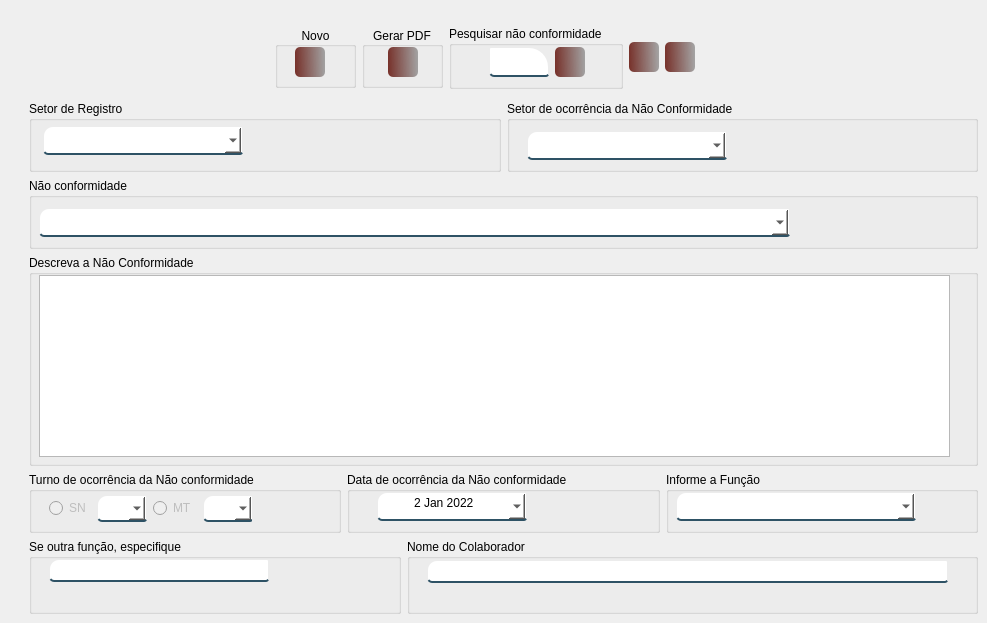
     <widget class="QWidget" name="page_9">
      <widget class="QWidget" name="">
       <property name="geometry">
        <rect>
         <x>29</x>
         <y>101</y>
         <width>949</width>
         <height>513</height>
        </rect>
       </property>
       <layout class="QVBoxLayout" name="verticalLayout_33">
        <item>
         <layout class="QVBoxLayout" name="verticalLayout_32">
          <item>
           <layout class="QVBoxLayout" name="verticalLayout_31">
            <item>
             <layout class="QHBoxLayout" name="horizontalLayout_33">
              <item>
               <widget class="QGroupBox" name="groupBox_62">
                <property name="minimumSize">
                 <size>
                  <width>231</width>
                  <height>71</height>
                 </size>
                </property>
                <property name="title">
                 <string>Setor de Registro</string>
                </property>
                <widget class="QComboBox" name="cb_setor_1">
                 <property name="enabled">
                  <bool>false</bool>
                 </property>
                 <property name="geometry">
                  <rect>
                   <x>14</x>
                   <y>25</y>
                   <width>200</width>
                   <height>29</height>
                  </rect>
                 </property>
                 <property name="minimumSize">
                  <size>
                   <width>200</width>
                   <height>23</height>
                  </size>
                 </property>
                 <property name="maximumSize">
                  <size>
                   <width>200</width>
                   <height>16777215</height>
                  </size>
                 </property>
                 <property name="styleSheet">
                  <string notr="true">background-color: rgb(255, 255, 255);
border:2px solid rgba(0,0,0,0);
border-bottom-color:rgba(46,82,101,255);
color:rgb(0,0,0);
padding-bottom:7px;
border-top-left-radius : 10px;
border-top-right-radius : 2px;
border-bottom-left-radius:5px;
border-bottom-right-radius : 3px;
</string>
                 </property>
                 <item>
                  <property name="text">
                   <string/>
                  </property>
                 </item>
                </widget>
               </widget>
              </item>
              <item>
               <widget class="QGroupBox" name="groupBox_63">
                <property name="minimumSize">
                 <size>
                  <width>231</width>
                  <height>71</height>
                 </size>
                </property>
                <property name="title">
                 <string>Setor de ocorrência da Não Conformidade</string>
                </property>
                <widget class="QComboBox" name="cb_setor_2">
                 <property name="enabled">
                  <bool>false</bool>
                 </property>
                 <property name="geometry">
                  <rect>
                   <x>20</x>
                   <y>30</y>
                   <width>200</width>
                   <height>29</height>
                  </rect>
                 </property>
                 <property name="minimumSize">
                  <size>
                   <width>200</width>
                   <height>23</height>
                  </size>
                 </property>
                 <property name="maximumSize">
                  <size>
                   <width>200</width>
                   <height>16777215</height>
                  </size>
                 </property>
                 <property name="styleSheet">
                  <string notr="true">background-color: rgb(255, 255, 255);
border:2px solid rgba(0,0,0,0);
border-bottom-color:rgba(46,82,101,255);
color:rgb(0,0,0);
padding-bottom:7px;
border-top-left-radius : 10px;
border-top-right-radius : 2px;
border-bottom-left-radius:5px;
border-bottom-right-radius : 3px;
</string>
                 </property>
                 <item>
                  <property name="text">
                   <string/>
                  </property>
                 </item>
                </widget>
               </widget>
              </item>
             </layout>
            </item>
            <item>
             <layout class="QVBoxLayout" name="verticalLayout_30">
              <item>
               <widget class="QGroupBox" name="groupBox_64">
                <property name="minimumSize">
                 <size>
                  <width>771</width>
                  <height>71</height>
                 </size>
                </property>
                <property name="title">
                 <string>Não conformidade</string>
                </property>
                <widget class="QComboBox" name="cd_tipo_rnc">
                 <property name="enabled">
                  <bool>true</bool>
                 </property>
                 <property name="geometry">
                  <rect>
                   <x>10</x>
                   <y>30</y>
                   <width>751</width>
                   <height>29</height>
                  </rect>
                 </property>
                 <property name="minimumSize">
                  <size>
                   <width>751</width>
                   <height>23</height>
                  </size>
                 </property>
                 <property name="maximumSize">
                  <size>
                   <width>751</width>
                   <height>16777215</height>
                  </size>
                 </property>
                 <property name="styleSheet">
                  <string notr="true">background-color: rgb(255, 255, 255);
border:2px solid rgba(0,0,0,0);
border-bottom-color:rgba(46,82,101,255);
color:rgb(0,0,0);
padding-bottom:7px;
border-top-left-radius : 10px;
border-top-right-radius : 2px;
border-bottom-left-radius:5px;
border-bottom-right-radius : 3px;
</string>
                 </property>
                 <item>
                  <property name="text">
                   <string/>
                  </property>
                 </item>
                </widget>
               </widget>
              </item>
              <item>
               <widget class="QGroupBox" name="groupBox_65">
                <property name="minimumSize">
                 <size>
                  <width>941</width>
                  <height>211</height>
                 </size>
                </property>
                <property name="title">
                 <string>Descreva a Não Conformidade</string>
                </property>
                <widget class="QPlainTextEdit" name="txt_descreva">
                 <property name="enabled">
                  <bool>true</bool>
                 </property>
                 <property name="geometry">
                  <rect>
                   <x>10</x>
                   <y>20</y>
                   <width>911</width>
                   <height>182</height>
                  </rect>
                 </property>
                 <property name="minimumSize">
                  <size>
                   <width>911</width>
                   <height>182</height>
                  </size>
                 </property>
                 <property name="maximumSize">
                  <size>
                   <width>911</width>
                   <height>192</height>
                  </size>
                 </property>
                 <property name="toolTip">
                  <string>Ocorrência: Iniciar o relato com uma breve frase que possa resumir a ocorrência da Não Conformidade constatado, de forma clara, concisa e compreensível;

Evidência Objetiva: Apresentar as evidências objetivas (dados, informações) que dão veracidade a informação;

Contrariedade: Justifica a existência da não conformidade (Contrário normativa Institucional/Informação documentada);

Cláusula e Requisitos: Identificar o requisito pertinente e desenvolver um breve relato sobre o item não atendido. (Se conhecimento da norma ou informação documentada).</string>
                 </property>
                 <property name="styleSheet">
                  <string notr="true"/>
                 </property>
                </widget>
               </widget>
              </item>
             </layout>
            </item>
           </layout>
          </item>
          <item>
           <layout class="QHBoxLayout" name="horizontalLayout_34">
            <item>
             <widget class="QGroupBox" name="groupBox_66">
              <property name="title">
               <string>Turno de ocorrência da Não conformidade</string>
              </property>
              <widget class="QWidget" name="">
               <property name="geometry">
                <rect>
                 <x>20</x>
                 <y>20</y>
                 <width>203</width>
                 <height>33</height>
                </rect>
               </property>
               <layout class="QHBoxLayout" name="horizontalLayout_36">
                <item>
                 <layout class="QHBoxLayout" name="horizontalLayout_42">
                  <item>
                   <widget class="QRadioButton" name="radioButton">
                    <property name="enabled">
                     <bool>false</bool>
                    </property>
                    <property name="text">
                     <string>SN</string>
                    </property>
                   </widget>
                  </item>
                  <item>
                   <widget class="QComboBox" name="cb_sn">
                    <property name="enabled">
                     <bool>false</bool>
                    </property>
                    <property name="minimumSize">
                     <size>
                      <width>50</width>
                      <height>23</height>
                     </size>
                    </property>
                    <property name="styleSheet">
                     <string notr="true">background-color: rgb(255, 255, 255);
border:2px solid rgba(0,0,0,0);
border-bottom-color:rgba(46,82,101,255);
color:rgb(0,0,0);
padding-bottom:7px;
border-top-left-radius : 10px;
border-top-right-radius : 2px;
border-bottom-left-radius:5px;
border-bottom-right-radius : 3px;
</string>
                    </property>
                    <item>
                     <property name="text">
                      <string/>
                     </property>
                    </item>
                    <item>
                     <property name="text">
                      <string>SIM</string>
                     </property>
                    </item>
                   </widget>
                  </item>
                 </layout>
                </item>
                <item>
                 <layout class="QHBoxLayout" name="horizontalLayout_43">
                  <item>
                   <widget class="QRadioButton" name="radioButton_2">
                    <property name="enabled">
                     <bool>false</bool>
                    </property>
                    <property name="text">
                     <string>MT</string>
                    </property>
                   </widget>
                  </item>
                  <item>
                   <widget class="QComboBox" name="cb_mt">
                    <property name="enabled">
                     <bool>false</bool>
                    </property>
                    <property name="minimumSize">
                     <size>
                      <width>50</width>
                      <height>23</height>
                     </size>
                    </property>
                    <property name="styleSheet">
                     <string notr="true">background-color: rgb(255, 255, 255);
border:2px solid rgba(0,0,0,0);
border-bottom-color:rgba(46,82,101,255);
color:rgb(0,0,0);
padding-bottom:7px;
border-top-left-radius : 10px;
border-top-right-radius : 2px;
border-bottom-left-radius:5px;
border-bottom-right-radius : 3px;
</string>
                    </property>
                    <item>
                     <property name="text">
                      <string/>
                     </property>
                    </item>
                    <item>
                     <property name="text">
                      <string>SIM</string>
                     </property>
                    </item>
                   </widget>
                  </item>
                 </layout>
                </item>
               </layout>
              </widget>
             </widget>
            </item>
            <item>
             <widget class="QGroupBox" name="groupBox_67">
              <property name="minimumSize">
               <size>
                <width>251</width>
                <height>61</height>
               </size>
              </property>
              <property name="title">
               <string>Data de ocorrência da Não conformidade</string>
              </property>
              <widget class="QDateEdit" name="dt_rnc">
               <property name="enabled">
                <bool>false</bool>
               </property>
               <property name="geometry">
                <rect>
                 <x>30</x>
                 <y>20</y>
                 <width>150</width>
                 <height>29</height>
                </rect>
               </property>
               <property name="minimumSize">
                <size>
                 <width>150</width>
                 <height>23</height>
                </size>
               </property>
               <property name="styleSheet">
                <string notr="true">background-color: rgb(255, 255, 255);
border:2px solid rgba(0,0,0,0);
border-bottom-color:rgba(46,82,101,255);
color:rgb(0,0,0);
padding-bottom:7px;
border-top-left-radius : 10px;
border-top-right-radius : 2px;
border-bottom-left-radius:5px;
border-bottom-right-radius : 3px;
</string>
               </property>
               <property name="alignment">
                <set>Qt::AlignCenter</set>
               </property>
               <property name="dateTime">
                <datetime>
                 <hour>3</hour>
                 <minute>0</minute>
                 <second>0</second>
                 <year>2022</year>
                 <month>1</month>
                 <day>2</day>
                </datetime>
               </property>
               <property name="calendarPopup">
                <bool>true</bool>
               </property>
              </widget>
             </widget>
            </item>
            <item>
             <widget class="QGroupBox" name="groupBox_68">
              <property name="minimumSize">
               <size>
                <width>251</width>
                <height>61</height>
               </size>
              </property>
              <property name="title">
               <string>Informe a Função</string>
              </property>
              <widget class="QComboBox" name="cb_funcao">
               <property name="enabled">
                <bool>false</bool>
               </property>
               <property name="geometry">
                <rect>
                 <x>10</x>
                 <y>20</y>
                 <width>240</width>
                 <height>29</height>
                </rect>
               </property>
               <property name="minimumSize">
                <size>
                 <width>240</width>
                 <height>23</height>
                </size>
               </property>
               <property name="toolTip">
                <string>Informe neste campo a função relacionada a não conformidade. Neste Campo não deve ser informada a sua função.</string>
               </property>
               <property name="styleSheet">
                <string notr="true">background-color: rgb(255, 255, 255);
border:2px solid rgba(0,0,0,0);
border-bottom-color:rgba(46,82,101,255);
color:rgb(0,0,0);
padding-bottom:7px;
border-top-left-radius : 10px;
border-top-right-radius : 2px;
border-bottom-left-radius:5px;
border-bottom-right-radius : 3px;
</string>
               </property>
               <item>
                <property name="text">
                 <string/>
                </property>
               </item>
              </widget>
             </widget>
            </item>
           </layout>
          </item>
         </layout>
        </item>
        <item>
         <layout class="QHBoxLayout" name="horizontalLayout_35">
          <item>
           <widget class="QGroupBox" name="groupBox_69">
            <property name="minimumSize">
             <size>
              <width>251</width>
              <height>61</height>
             </size>
            </property>
            <property name="title">
             <string>Se outra função, especifique</string>
            </property>
            <widget class="QLineEdit" name="cb_funcao_outros">
             <property name="enabled">
              <bool>false</bool>
             </property>
             <property name="geometry">
              <rect>
               <x>20</x>
               <y>20</y>
               <width>220</width>
               <height>23</height>
              </rect>
             </property>
             <property name="minimumSize">
              <size>
               <width>220</width>
               <height>23</height>
              </size>
             </property>
             <property name="maximumSize">
              <size>
               <width>220</width>
               <height>23</height>
              </size>
             </property>
             <property name="styleSheet">
              <string notr="true">background-color: rgb(255, 255, 255);
border:2px solid rgba(0,0,0,0);
border-bottom-color:rgba(46,82,101,255);
color:rgb(0,0,0);
padding-bottom:7px;
border-top-left-radius : 10px;
border-top-right-radius : 2px;
border-bottom-left-radius:5px;
border-bottom-right-radius : 3px;
</string>
             </property>
            </widget>
           </widget>
          </item>
          <item>
           <widget class="QGroupBox" name="groupBox_70">
            <property name="minimumSize">
             <size>
              <width>571</width>
              <height>61</height>
             </size>
            </property>
            <property name="title">
             <string>Nome do Colaborador</string>
            </property>
            <widget class="QLineEdit" name="cb_funcao_outros_3">
             <property name="enabled">
              <bool>false</bool>
             </property>
             <property name="geometry">
              <rect>
               <x>20</x>
               <y>21</y>
               <width>521</width>
               <height>23</height>
              </rect>
             </property>
             <property name="minimumSize">
              <size>
               <width>521</width>
               <height>23</height>
              </size>
             </property>
             <property name="toolTip">
              <string>Em caso de Não Conformidade NR32, informe o nome do colaborador</string>
             </property>
             <property name="styleSheet">
              <string notr="true">background-color: rgb(255, 255, 255);
border:2px solid rgba(0,0,0,0);
border-bottom-color:rgba(46,82,101,255);
color:rgb(0,0,0);
padding-bottom:7px;
border-top-left-radius : 10px;
border-top-right-radius : 2px;
border-bottom-left-radius:5px;
border-bottom-right-radius : 3px;
</string>
             </property>
            </widget>
           </widget>
          </item>
         </layout>
        </item>
       </layout>
      </widget>
      <widget class="QWidget" name="">
       <property name="geometry">
        <rect>
         <x>275</x>
         <y>26</y>
         <width>420</width>
         <height>63</height>
        </rect>
       </property>
       <layout class="QHBoxLayout" name="horizontalLayout_38">
        <item>
         <widget class="QGroupBox" name="groupBox_72">
          <property name="minimumSize">
           <size>
            <width>81</width>
            <height>61</height>
           </size>
          </property>
          <property name="maximumSize">
           <size>
            <width>81</width>
            <height>61</height>
           </size>
          </property>
          <property name="title">
           <string>Novo</string>
          </property>
          <property name="alignment">
           <set>Qt::AlignCenter</set>
          </property>
          <widget class="QPushButton" name="btn_nova_rnc">
           <property name="geometry">
            <rect>
             <x>20</x>
             <y>20</y>
             <width>30</width>
             <height>30</height>
            </rect>
           </property>
           <property name="minimumSize">
            <size>
             <width>30</width>
             <height>30</height>
            </size>
           </property>
           <property name="maximumSize">
            <size>
             <width>30</width>
             <height>30</height>
            </size>
           </property>
           <property name="font">
            <font>
             <family>Reem Kufi</family>
             <pointsize>8</pointsize>
             <bold>false</bold>
            </font>
           </property>
           <property name="toolTip">
            <string>&lt;html&gt;&lt;head/&gt;&lt;body&gt;&lt;p align=&quot;center&quot;&gt;&lt;span style=&quot; font-size:7pt;&quot;&gt;CRIAR NOVA NOTIFICAÇÃO&lt;/span&gt;&lt;/p&gt;&lt;/body&gt;&lt;/html&gt;</string>
           </property>
           <property name="styleSheet">
            <string notr="true">QPushButton#btn_nova_rnc{
	background-color: qlineargradient(spread:pad, x1:0, y1:0.505682, x2:1, y2:0.477, stop:0 rgba(100, 19,11, 219), stop:1 rgba(0, 0, 0, 80));
	color:rgba(255, 255, 255, 210);
	border-radius: 5px;
}
QPushButton#btn_nova_rnc:hover{
	background-color: qlineargradient(spread:pad, x1:0, y1:0.505682,x2:1,y2:0.477, stop:0 rgba(150, 123, 111, 219), stop:1 rgba(85, 81, 84, 226));
}
QPushButton#btn_nova_rnc:pressed{
	padding-left:5px;
	padding -top:5px;
	background-color:rgba(150, 123, 111, 255);
}</string>
           </property>
           <property name="text">
            <string/>
           </property>
           <property name="icon">
            <iconset resource="../../../Estudos/RNC/imagens/Imagens.qrc">
             <normaloff>:/Imagens/registro.png</normaloff>:/Imagens/registro.png</iconset>
           </property>
           <property name="iconSize">
            <size>
             <width>24</width>
             <height>24</height>
            </size>
           </property>
          </widget>
         </widget>
        </item>
        <item>
         <widget class="QGroupBox" name="groupBox_73">
          <property name="minimumSize">
           <size>
            <width>81</width>
            <height>61</height>
           </size>
          </property>
          <property name="maximumSize">
           <size>
            <width>81</width>
            <height>61</height>
           </size>
          </property>
          <property name="title">
           <string>Gerar PDF</string>
          </property>
          <property name="alignment">
           <set>Qt::AlignCenter</set>
          </property>
          <widget class="QPushButton" name="btn_gerar_pdf">
           <property name="enabled">
            <bool>false</bool>
           </property>
           <property name="geometry">
            <rect>
             <x>26</x>
             <y>20</y>
             <width>30</width>
             <height>30</height>
            </rect>
           </property>
           <property name="minimumSize">
            <size>
             <width>30</width>
             <height>30</height>
            </size>
           </property>
           <property name="maximumSize">
            <size>
             <width>30</width>
             <height>30</height>
            </size>
           </property>
           <property name="font">
            <font>
             <family>Reem Kufi</family>
             <pointsize>8</pointsize>
             <bold>false</bold>
            </font>
           </property>
           <property name="toolTip">
            <string>&lt;html&gt;&lt;head/&gt;&lt;body&gt;&lt;p align=&quot;center&quot;&gt;&lt;span style=&quot; font-size:7pt;&quot;&gt;CRIAR NOVA NOTIFICAÇÃO&lt;/span&gt;&lt;/p&gt;&lt;/body&gt;&lt;/html&gt;</string>
           </property>
           <property name="styleSheet">
            <string notr="true">QPushButton#btn_gerar_pdf{
	background-color: qlineargradient(spread:pad, x1:0, y1:0.505682, x2:1, y2:0.477, stop:0 rgba(100, 19,11, 219), stop:1 rgba(0, 0, 0, 80));
	color:rgba(255, 255, 255, 210);
	border-radius: 5px;
}
QPushButton#btn_gerar_pdf:hover{
	background-color: qlineargradient(spread:pad, x1:0, y1:0.505682,x2:1,y2:0.477, stop:0 rgba(150, 123, 111, 219), stop:1 rgba(85, 81, 84, 226));
}
QPushButton#btn_gerar_pdf:pressed{
	padding-left:5px;
	padding -top:5px;
	background-color:rgba(150, 123, 111, 255);
}</string>
           </property>
           <property name="text">
            <string/>
           </property>
           <property name="icon">
            <iconset resource="../../../Estudos/RNC/imagens/Imagens.qrc">
             <normaloff>:/Imagens/pdf (3).png</normaloff>:/Imagens/pdf (3).png</iconset>
           </property>
           <property name="iconSize">
            <size>
             <width>24</width>
             <height>24</height>
            </size>
           </property>
          </widget>
         </widget>
        </item>
        <item>
         <widget class="QGroupBox" name="groupBox_71">
          <property name="title">
           <string>Pesquisar não conformidade</string>
          </property>
          <widget class="QWidget" name="">
           <property name="geometry">
            <rect>
             <x>40</x>
             <y>20</y>
             <width>98</width>
             <height>32</height>
            </rect>
           </property>
           <layout class="QHBoxLayout" name="horizontalLayout_31">
            <item>
             <widget class="QLineEdit" name="txt_consultaNoti_2">
              <property name="minimumSize">
               <size>
                <width>60</width>
                <height>30</height>
               </size>
              </property>
              <property name="maximumSize">
               <size>
                <width>60</width>
                <height>30</height>
               </size>
              </property>
              <property name="font">
               <font>
                <family>Reem Kufi</family>
               </font>
              </property>
              <property name="styleSheet">
               <string notr="true">background-color: rgb(255, 255, 255);
border:2px solid rgba(0,0,0,0);
border-bottom-color:rgba(46,82,101,255);
color:rgb(0,0,0);
padding-bottom:7px;
border-top-left-radius : 2px;
border-top-right-radius : 20px;
border-bottom-left-radius:5px;
border-bottom-right-radius : 3px;</string>
              </property>
              <property name="text">
               <string/>
              </property>
             </widget>
            </item>
            <item>
             <widget class="QPushButton" name="btn_pesquisar_rnc">
              <property name="minimumSize">
               <size>
                <width>30</width>
                <height>30</height>
               </size>
              </property>
              <property name="maximumSize">
               <size>
                <width>30</width>
                <height>30</height>
               </size>
              </property>
              <property name="font">
               <font>
                <family>Reem Kufi</family>
                <pointsize>8</pointsize>
                <bold>false</bold>
               </font>
              </property>
              <property name="toolTip">
               <string>&lt;html&gt;&lt;head/&gt;&lt;body&gt;&lt;p align=&quot;center&quot;&gt;&lt;span style=&quot; font-size:7pt;&quot;&gt;PESQUISAR NOTIFICAÇÃO&lt;/span&gt;&lt;/p&gt;&lt;/body&gt;&lt;/html&gt;</string>
              </property>
              <property name="styleSheet">
               <string notr="true">QPushButton#btn_pesquisar_rnc{
	background-color: qlineargradient(spread:pad, x1:0, y1:0.505682, x2:1, y2:0.477, stop:0 rgba(100, 19,11, 219), stop:1 rgba(0, 0, 0, 80));
	color:rgba(255, 255, 255, 210);
	border-radius: 5px;
}
QPushButton#btn_pesquisar_rnc:hover{
	background-color: qlineargradient(spread:pad, x1:0, y1:0.505682,x2:1,y2:0.477, stop:0 rgba(150, 123, 111, 219), stop:1 rgba(85, 81, 84, 226));
}
QPushButton#btn_pesquisar_rnc:pressed{
	padding-left:5px;
	padding -top:5px;
	background-color:rgba(150, 123, 111, 255);
}</string>
              </property>
              <property name="text">
               <string/>
              </property>
              <property name="icon">
               <iconset resource="../../../Estudos/RNC/imagens/Imagens.qrc">
                <normaloff>:/Imagens/historia.png</normaloff>:/Imagens/historia.png</iconset>
              </property>
              <property name="iconSize">
               <size>
                <width>24</width>
                <height>24</height>
               </size>
              </property>
             </widget>
            </item>
           </layout>
          </widget>
         </widget>
        </item>
        <item>
         <layout class="QHBoxLayout" name="horizontalLayout_37">
          <item>
           <widget class="QPushButton" name="btn_salva_rnc">
            <property name="enabled">
             <bool>true</bool>
            </property>
            <property name="minimumSize">
             <size>
              <width>30</width>
              <height>28</height>
             </size>
            </property>
            <property name="maximumSize">
             <size>
              <width>30</width>
              <height>30</height>
             </size>
            </property>
            <property name="font">
             <font>
              <family>Reem Kufi</family>
             </font>
            </property>
            <property name="styleSheet">
             <string notr="true">QPushButton#btn_salva_rnc{
	background-color: qlineargradient(spread:pad, x1:0, y1:0.505682, x2:1, y2:0.477, stop:0 rgba(100, 19,11, 219), stop:1 rgba(0, 0, 0, 80));
	color:rgba(255, 255, 255, 210);
	border-radius: 5px;
}
QPushButton#btn_salva_rnc:hover{
	background-color: qlineargradient(spread:pad, x1:0, y1:0.505682,x2:1,y2:0.477, stop:0 rgba(150, 123, 111, 219), stop:1 rgba(85, 81, 84, 226));
}
QPushButton#btn_salva_rnc:pressed{
	padding-left:5px;
	padding -top:5px;
	background-color:rgba(150, 123, 111, 255);
}</string>
            </property>
            <property name="text">
             <string/>
            </property>
            <property name="icon">
             <iconset resource="../../../Estudos/RNC/imagens/Imagens.qrc">
              <normaloff>:/Imagens/salve-.png</normaloff>:/Imagens/salve-.png</iconset>
            </property>
            <property name="iconSize">
             <size>
              <width>24</width>
              <height>24</height>
             </size>
            </property>
           </widget>
          </item>
          <item>
           <widget class="QPushButton" name="btn_cancela_rnc">
            <property name="enabled">
             <bool>true</bool>
            </property>
            <property name="minimumSize">
             <size>
              <width>30</width>
              <height>28</height>
             </size>
            </property>
            <property name="maximumSize">
             <size>
              <width>30</width>
              <height>30</height>
             </size>
            </property>
            <property name="font">
             <font>
              <family>Reem Kufi</family>
             </font>
            </property>
            <property name="styleSheet">
             <string notr="true">QPushButton#btn_cancela_rnc{
	background-color: qlineargradient(spread:pad, x1:0, y1:0.505682, x2:1, y2:0.477, stop:0 rgba(100, 19,11, 219), stop:1 rgba(0, 0, 0, 80));
	color:rgba(255, 255, 255, 210);
	border-radius: 5px;
}
QPushButton#btn_cancela_rnc:hover{
	background-color: qlineargradient(spread:pad, x1:0, y1:0.505682,x2:1,y2:0.477, stop:0 rgba(150, 123, 111, 219), stop:1 rgba(85, 81, 84, 226));
}
QPushButton#btn_cancela_rnc:pressed{
	padding-left:5px;
	padding -top:5px;
	background-color:rgba(150, 123, 111, 255);
}</string>
            </property>
            <property name="text">
             <string/>
            </property>
            <property name="icon">
             <iconset resource="../../../Estudos/RNC/imagens/Imagens.qrc">
              <normaloff>:/Imagens/cancelar (1).png</normaloff>:/Imagens/cancelar (1).png</iconset>
            </property>
            <property name="iconSize">
             <size>
              <width>24</width>
              <height>24</height>
             </size>
            </property>
           </widget>
          </item>
         </layout>
        </item>
       </layout>
      </widget>
     </widget>
